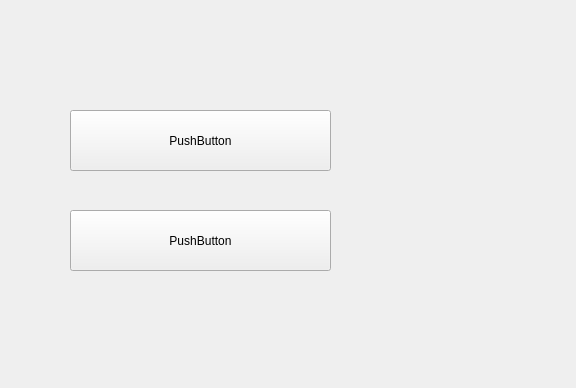
<?xml version="1.0" encoding="UTF-8"?>
<ui version="4.0">
 <class>MainWindow</class>
 <widget class="QMainWindow" name="MainWindow">
  <property name="geometry">
   <rect>
    <x>0</x>
    <y>0</y>
    <width>576</width>
    <height>388</height>
   </rect>
  </property>
  <property name="windowTitle">
   <string>MainWindow</string>
  </property>
  <widget class="QWidget" name="centralWidget">
   <widget class="QPushButton" name="pushButton">
    <property name="geometry">
     <rect>
      <x>70</x>
      <y>110</y>
      <width>261</width>
      <height>61</height>
     </rect>
    </property>
    <property name="text">
     <string>PushButton</string>
    </property>
   </widget>
   <widget class="QPushButton" name="pushButton_2">
    <property name="geometry">
     <rect>
      <x>70</x>
      <y>210</y>
      <width>261</width>
      <height>61</height>
     </rect>
    </property>
    <property name="text">
     <string>PushButton</string>
    </property>
   </widget>
  </widget>
 </widget>
 <layoutdefault spacing="6" margin="11"/>
 <resources/>
 <connections/>
</ui>
